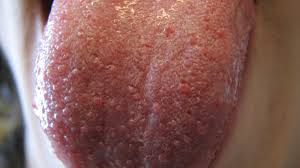
#> input picture images.jpeg, 300 x 168 px
$ python -i tongue_papillae_analyzer.py   (imports and definitions only)
#> lines starting #> are read from the running program, lines starting #| are printed output that depends on the picture; after the words box and inside, x2 and y2 are one past the last pixel; in counts of white or black regions, pixels touching at a corner belong together
import cv2
import numpy as np
import matplotlib.pyplot as plt
from scipy import ndimage
from skimage import morphology, measure, segmentation, color, filters
import pandas as pd

class TonguePapillaeAnalyzer:
    """
    Class for analyzing tongue images to detect papillae size and redness in local patches.
    """

    def __init__(self, patch_size=50, threshold_adjust=1.0, min_papillae_size=10,
                 max_papillae_size=500, contrast_enhance=1.5):
        """
        Initialize the analyzer with parameters.

        Args:
            patch_size: Size of local patches for analysis
            threshold_adjust: Factor to adjust thresholding sensitivity
            min_papillae_size: Minimum size of papillae in pixels
            max_papillae_size: Maximum size of papillae in pixels
            contrast_enhance: Factor for contrast enhancement
        """
        self.patch_size = patch_size
        self.threshold_adjust = threshold_adjust
        self.min_papillae_size = min_papillae_size
        self.max_papillae_size = max_papillae_size
        self.contrast_enhance = contrast_enhance

    def preprocess_image(self, image):
        """
        Preprocess the tongue image for better analysis.

        Args:
            image: Input tongue image

        Returns:
            Preprocessed image
        """
        # Convert to RGB if grayscale
        if len(image.shape) == 2:
            image = cv2.cvtColor(image, cv2.COLOR_GRAY2RGB)

        # Convert to LAB color space (better for redness detection)
        lab_image = cv2.cvtColor(image, cv2.COLOR_RGB2LAB)

        # Apply contrast enhancement
        l, a, b = cv2.split(lab_image)
        clahe = cv2.createCLAHE(clipLimit=self.contrast_enhance, tileGridSize=(8, 8))
        l = clahe.apply(l)

        # Reconstruct image
        enhanced_lab = cv2.merge([l, a, b])
        enhanced_rgb = cv2.cvtColor(enhanced_lab, cv2.COLOR_LAB2RGB)

        # Apply denoising
        denoised = cv2.fastNlMeansDenoisingColored(enhanced_rgb, None, 10, 10, 7, 21)

        return denoised

    def detect_papillae_in_patch(self, patch):
        """
        Detect papillae in a local patch of the tongue.

        Args:
            patch: Local patch of the tongue image

        Returns:
            Labeled papillae, properties of detected papillae
        """
        # Convert to grayscale if RGB
        if len(patch.shape) == 3:
            gray_patch = cv2.cvtColor(patch, cv2.COLOR_RGB2GRAY)
        else:
            gray_patch = patch

        # Use adaptive thresholding to identify potential papillae
        thresh = cv2.adaptiveThreshold(
            gray_patch, 255, cv2.ADAPTIVE_THRESH_GAUSSIAN_C,
            cv2.THRESH_BINARY_INV, 11, self.threshold_adjust * 2
        )

        # Remove small noise
        cleaned = morphology.remove_small_objects(
            thresh.astype(bool), min_size=self.min_papillae_size
        )

        # Apply distance transform to separate close papillae
        dist_transform = ndimage.distance_transform_edt(cleaned)

        # Find local maxima
        local_max = filters.rank.maximum(dist_transform.astype(np.uint8), morphology.disk(2))
        markers = ndimage.label(local_max == dist_transform)[0]

        # Apply watershed segmentation
        segmented = segmentation.watershed(-dist_transform, markers, mask=cleaned)

        # Measure properties
        props = measure.regionprops(segmented, intensity_image=gray_patch)

        return segmented, props

    def analyze_redness(self, patch, segmented):
        """
        Analyze redness of detected papillae in a patch.

        Args:
            patch: Local patch of the tongue image
            segmented: Segmentation mask from the papillae detection

        Returns:
            Average redness values for each papillae
        """
        # Convert to LAB color space
        if len(patch.shape) == 3:
            lab_patch = cv2.cvtColor(patch, cv2.COLOR_RGB2LAB)
            hsv_patch = cv2.cvtColor(patch, cv2.COLOR_RGB2HSV)
        else:
            # If the patch is grayscale, convert to RGB first
            rgb_patch = cv2.cvtColor(patch, cv2.COLOR_GRAY2RGB)
            lab_patch = cv2.cvtColor(rgb_patch, cv2.COLOR_RGB2LAB)
            hsv_patch = cv2.cvtColor(rgb_patch, cv2.COLOR_RGB2HSV)

        # Extract the a channel (red-green) and hue, saturation
        a_channel = lab_patch[:, :, 1]  # Higher values indicate more redness
        h_channel = hsv_patch[:, :, 0]  # Hue
        s_channel = hsv_patch[:, :, 1]  # Saturation

        # Calculate redness for each papillae
        redness_values = []

        unique_labels = np.unique(segmented)
        unique_labels = unique_labels[unique_labels != 0]  # Exclude background

        for label in unique_labels:
            # Create mask for this papilla
            papilla_mask = segmented == label

            # Measure average a-channel value (higher = more red)
            a_avg = np.mean(a_channel[papilla_mask])

            # Calculate normalized redness metric
            # (considering both a-channel and saturation)
            h_avg = np.mean(h_channel[papilla_mask])
            s_avg = np.mean(s_channel[papilla_mask])

            # Create a redness metric - higher values for more red papillae
            # Red is around 0-30 in hue space
            h_factor = 1.0
            if 0 <= h_avg <= 30 or 330 <= h_avg <= 360:
                h_factor = 2.0  # Boost redness score for red hues

            redness_score = (a_avg + 128) / 255 * s_avg / 255 * h_factor

            redness_values.append({
                'label': label,
                'a_channel': a_avg,
                'hue': h_avg,
                'saturation': s_avg,
                'redness_score': redness_score
            })

        return redness_values

    def extract_patches(self, image, mask):
        """
        Extract local patches from the tongue image for analysis.
        Only extracts patches that are fully within the tongue region.

        Args:
            image: Input tongue image
            mask: Tongue mask

        Returns:
            List of patches and their coordinates
        """
        patches = []
        coords = []

        height, width = mask.shape[:2]

        # Find bounding box of the tongue to focus only on relevant areas
        non_zero_points = cv2.findNonZero(mask)
        if non_zero_points is None:
            return [], []  # No tongue detected

        x, y, w, h = cv2.boundingRect(non_zero_points)

        # Only analyze within the bounding box (with small margin)
        margin = 5
        x_start = max(0, x - margin)
        y_start = max(0, y - margin)
        x_end = min(width, x + w + margin)
        y_end = min(height, y + h + margin)

        # Extract patches with overlap
        for y_pos in range(y_start, y_end - self.patch_size + 1, self.patch_size // 2):
            for x_pos in range(x_start, x_end - self.patch_size + 1, self.patch_size // 2):
                patch = image[y_pos:y_pos+self.patch_size, x_pos:x_pos+self.patch_size]
                patch_mask = mask[y_pos:y_pos+self.patch_size, x_pos:x_pos+self.patch_size]

                # Only include patches that are mostly tongue (at least 70% of the patch)
                mask_coverage = np.sum(patch_mask > 0) / (self.patch_size * self.patch_size)
                if mask_coverage > 0.7:
                    patches.append(patch)
                    coords.append((x_pos, y_pos))

        return patches, coords

    def analyze_image_with_mask(self, image, mask):
        """
        Analyze a tongue image using an external mask.

        Args:
            image: Tongue image (RGB)
            mask: Binary mask of the tongue region

        Returns:
            DataFrame with papillae measurements and visualization images
        """
        # Preprocess
        preprocessed = self.preprocess_image(image)

        # Create a visualization of the tongue segmentation with contour outline
        segmentation_viz = image.copy()

        # Find contours of the mask
        contours, _ = cv2.findContours(mask, cv2.RETR_EXTERNAL, cv2.CHAIN_APPROX_SIMPLE)

        # Draw contour on the original image in green with 2px thickness
        cv2.drawContours(segmentation_viz, contours, -1, (0, 255, 0), 2)

        # Apply mask to get segmented tongue
        segmented_tongue = cv2.bitwise_and(preprocessed, preprocessed, mask=mask)

        # Extract patches
        patches, coords = self.extract_patches(segmented_tongue, mask)

        # Process each patch
        results = []
        visualization = image.copy()

        # Create a separate patch visualization
        patch_viz = image.copy()

        for i, (patch, (x, y)) in enumerate(zip(patches, coords)):
            # Detect papillae
            segmented, props = self.detect_papillae_in_patch(patch)

            if len(props) == 0:
                continue

            # Analyze redness
            redness_data = self.analyze_redness(patch, segmented)

            # Store results
            for j, prop in enumerate(props):
                if self.min_papillae_size <= prop.area <= self.max_papillae_size:
                    # Find corresponding redness data
                    red_data = next((r for r in redness_data if r['label'] == prop.label), None)

                    if red_data:
                        results.append({
                            'patch_id': i,
                            'papilla_id': j,
                            'x': x + prop.centroid[1],
                            'y': y + prop.centroid[0],
                            'size': prop.area,
                            'perimeter': prop.perimeter,
                            'eccentricity': prop.eccentricity,
                            'redness_score': red_data['redness_score'],
                            'a_channel': red_data['a_channel'],
                            'hue': red_data['hue'],
                            'saturation': red_data['saturation']
                        })

            # Visualize this patch on the patch visualization with a thin border
            cv2.rectangle(patch_viz, (x, y), (x+self.patch_size, y+self.patch_size), (0, 255, 0), 1)

        # Create dataframe
        df = pd.DataFrame(results)

        return df, visualization, segmentation_viz, patch_viz

    def analyze_image(self, image_path):
        """
        Legacy method to analyze a tongue image from file path.
        Now uses the SAM model segmentation from the FastAPI app.

        Args:
            image_path: Path to the tongue image

        Returns:
            DataFrame with papillae measurements and visualization images
        """
#> called with image_path = 'images.jpeg'
        # Load image
        image = cv2.imread(image_path)
#> image is the input picture: shape (168, 300, 3); mean B, G, R 90.5, 96.1, 136.5
        if image is None:
            raise ValueError(f"Could not load image from {image_path}")

        image = cv2.cvtColor(image, cv2.COLOR_BGR2RGB)

        # Resize if image is too large
        max_dim = 800
        if max(image.shape[:2]) > max_dim:
            scale = max_dim / max(image.shape[:2])
            image = cv2.resize(image, None, fx=scale, fy=scale)

        # Create a simple mask for the whole image (for compatibility)
        # In actual use, this will be replaced by the mask from SAM
        mask = np.ones((image.shape[0], image.shape[1]), dtype=np.uint8) * 255

        # Use the analyze_image_with_mask method
        return self.analyze_image_with_mask(image, mask)
#> in preprocess_image, `lab_image = cv2.cvtColor(image, cv2.COLOR_RGB2LAB)`: lab_image: shape (168, 300, 3); mean of channels 0, 1, 2 113.5, 144.3, 138.6
#> in preprocess_image, `l, a, b = cv2.split(lab_image)`:
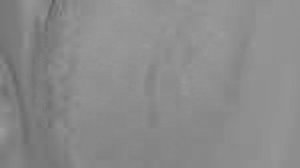
#> b: shape (168, 300); min 91, max 155, mean 138.6
#> in preprocess_image, `l = clahe.apply(l)`:
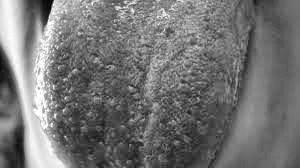
#> l: shape (168, 300); min 4, max 255, mean 115.8
#> in preprocess_image, `enhanced_lab = cv2.merge([l, a, b])`: enhanced_lab: shape (168, 300, 3); mean of channels 0, 1, 2 115.8, 144.3, 138.6
#> in preprocess_image, `denoised = cv2.fastNlMeansDenoisingColored(enhanced_rgb, None, 10, 10,..`:
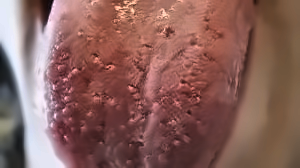
#> denoised: shape (168, 300, 3); mean R, G, B 138.4, 97.3, 91.6
#> in analyze_image_with_mask, `contours, _ = cv2.findContours(mask, cv2.RETR_EXTERNAL, cv2.CHAIN_APPR..`: contours = [[[0, 0], [0, 167], [299, 167], [299, 0]]]
#> in analyze_image_with_mask, `contours, _ = cv2.findContours(mask, cv2.RETR_EXTERNAL, cv2.CHAIN_APPR..`: mask: shape (168, 300); every value is 255
#> in analyze_image_with_mask, `cv2.drawContours(segmentation_viz, contours, -1, (0, 255, 0), 2)`:
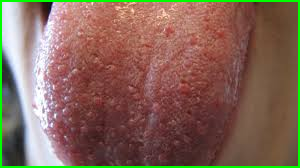
#> segmentation_viz: shape (168, 300, 3); mean R, G, B 131.9, 101.8, 87.2
#> in extract_patches, `non_zero_points = cv2.findNonZero(mask)`: non_zero_points = contour of 50400 points, box (x1, y1, x2, y2) (0, 0, 300, 168), area 0
#> in extract_patches, `x, y, w, h = cv2.boundingRect(non_zero_points)`: x = 0; w = 300; h = 168
#> in extract_patches, `x_start = max(0, x - margin)`: x_start = 0
#> in extract_patches, `x_end = min(width, x + w + margin)`: x_end = 300
#> in extract_patches, `y_end = min(height, y + h + margin)`: y_end = 168
#> after the loop in extract_patches, `for y_pos in range(y_start, y_end - self.patch_size + 1, self.patch_si..`: coords = 55 pairs, first value 0 to 250, second value 0 to 100; patches = 55 items
#> the loop in analyze_image_with_mask, `for i, (patch, (x, y)) in enumerate(zip(patches, coords)):` made 55 passes
#> (x, y) on passes 1, 2, 3, 4, 5, 6, 7, 8, 9, 10, 12, 13: (0, 0), (25, 0), (50, 0), (75, 0), (100, 0), (125, 0), (150, 0), (175, 0), (200, 0), (225, 0), (0, 25), (25, 25)
#> (x, y, unique_labels in analyze_redness) on passes 11, 22, 33, 44, 55: (250, 0, [2, 3, 4, 5, 6, 7, 8, 9, 10, 11]), (250, 25, [1, 3, 4, 5, 6, 7, 8, 9, 10, 11, 12]), (250, 50, [2, 3, 4, 5, 6, 7, 8]), (250, 75, [2, 3, 4, 5, 6, 7, 8, 9, 10, 11]), (250, 100, [2, 3, 4, 5, 6, 7])
#> pass 1, in detect_papillae_in_patch, `thresh = cv2.adaptiveThreshold( gray_patch, 255, cv2.ADAPTIVE_THRESH_G..`:
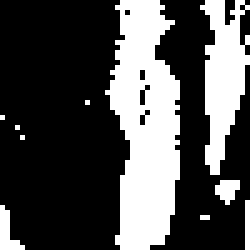
#> thresh: shape (50, 50) (shown 5 times larger); 31% white; 10 white regions (7 under 20 px), largest, box (x1, y1, x2, y2) and area: (21, 0, 36, 50) 518, (40, 0, 50, 35) 203, (0, 41, 5, 50) 22
#> pass 1, in detect_papillae_in_patch, `dist_transform = ndimage.distance_transform_edt(cleaned)`:
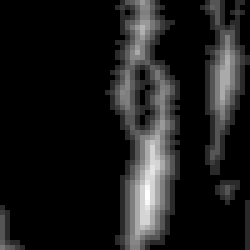
#> dist_transform: shape (50, 50) float64 (shown 5 times larger); min 0, max 6, mean 0.661; drawn with min black and max white
#> after the loop in analyze_image_with_mask, `for i, (patch, (x, y)) in enumerate(zip(patches, coords)):`:
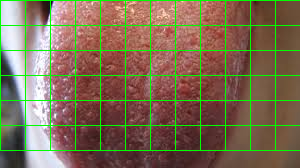
#> patch_viz: shape (168, 300, 3); mean R, G, B 125.9, 108, 83.5
#> after the loop in analyze_image_with_mask, `for i, (patch, (x, y)) in enumerate(zip(patches, coords)):`: results = 1705 items
#> in analyze_image_with_mask, `df = pd.DataFrame(results)`: df = table of 1705 rows and 11 columns

    # [85 lines left out: functions visualize_results, generate_report, not called in this run]

>>> result = TonguePapillaeAnalyzer().analyze_image('images.jpeg')

$ run again, on 1.jpeg
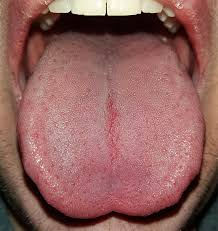
#> input picture 1.jpeg, 218 x 231 px
#> in analyze_image, image is the input picture: shape (231, 218, 3); mean B, G, R 93.1, 97.2, 144.5
#> lab_image: shape (231, 218, 3); mean of channels 0, 1, 2 116.3, 146.4, 138.3
#> enhanced_lab: shape (231, 218, 3); mean of channels 0, 1, 2 127.4, 146.4, 138.3
#> contours = [[[0, 0], [0, 230], [217, 230], [217, 0]]]
#> mask: shape (231, 218); every value is 255
#> in analyze_image_with_mask, `cv2.drawContours(segmentation_viz, contours, -1, (0, 255, 0), 2)`:
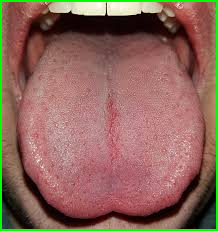
#> segmentation_viz: shape (231, 218, 3); mean R, G, B 139.5, 102.1, 89.6
#> non_zero_points = contour of 50358 points, box (x1, y1, x2, y2) (0, 0, 218, 231), area 0
#> in extract_patches, `x, y, w, h = cv2.boundingRect(non_zero_points)`: x = 0; w = 218; h = 231
#> x_start = 0
#> x_end = 218
#> y_end = 231
#> after the loop in extract_patches, `for y_pos in range(y_start, y_end - self.patch_size + 1, self.patch_si..`: coords = 56 pairs, first value 0 to 150, second value 0 to 175; patches = 56 items
#> the loop in analyze_image_with_mask, `for i, (patch, (x, y)) in enumerate(zip(patches, coords)):` made 56 passes
#> (x, y) on passes 1 to 8: (0, 0), (25, 0), (50, 0), (75, 0), (100, 0), (125, 0), (150, 0), (0, 25)
#> after the loop in analyze_image_with_mask, `for i, (patch, (x, y)) in enumerate(zip(patches, coords)):`:
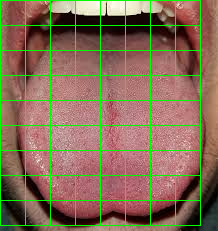
#> patch_viz: shape (231, 218, 3); mean R, G, B 133, 109.4, 85.6
#> after the loop in analyze_image_with_mask, `for i, (patch, (x, y)) in enumerate(zip(patches, coords)):`: results = 1008 items
#> df = table of 1008 rows and 11 columns
